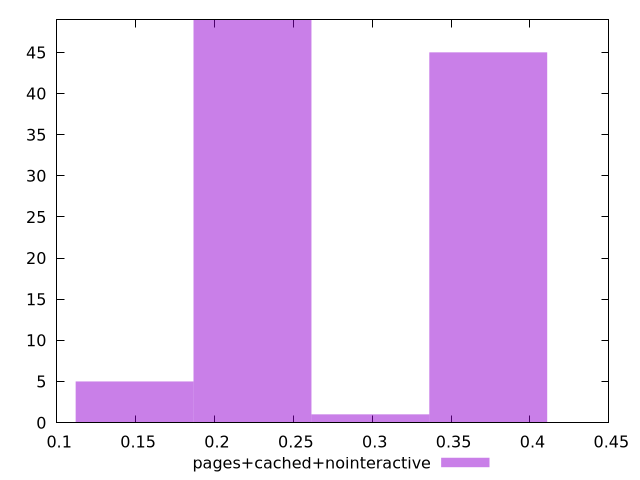

This chart was generated by the following gnuplot code:
$_pagesCachedNointeractive <<EOF
0.22412791021539805 49
0.37354651702566344 45
0.14941860681026536 5
0.29883721362053073 1
EOF
set key outside below
set terminal pngcairo
set output "report_00004_2020-11-02T20-21-41.718Z/cumulative-layout-shift/pages+cached+nointeractive//raw_hist.png"
set yrange [0:49]
set boxwidth 0.07470930340513268
set style fill transparent solid 0.5 noborder
plot $_pagesCachedNointeractive title "pages+cached+nointeractive" with boxes ,
